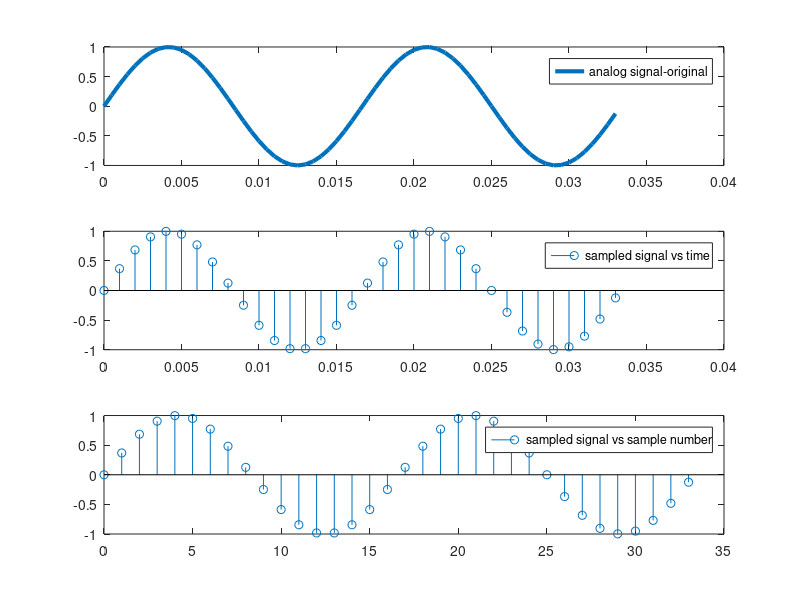
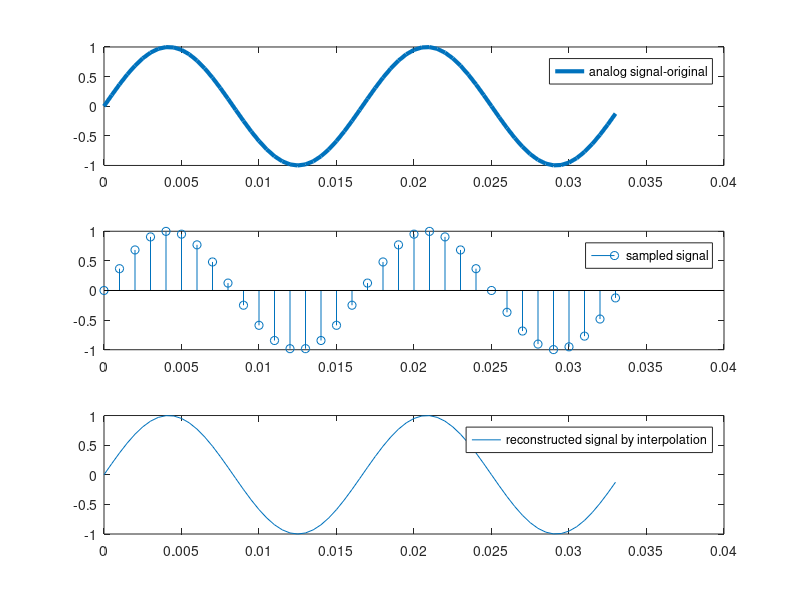

Write MATLAB code to recreate these figures, in order.
clc;
clear all;
close all;


%original signal parameters

F_frequency_analog = 60;
A_amplitude = 1;

ta_analog = 0 : 1/2000 : 2/F_frequency_analog ; 

% original signal

xa_analog = A_amplitude * sin ( 2 * pi * F_frequency_analog * ta_analog );       %%close to continuous approximation

figure(1);
subplot(311);
plot( ta_analog , xa_analog , 'lineWidth' , 3 );
legend('analog signal-original');

%%sampling
% sampling parameters

Fs_sampling_freq = 1000;
Ts_sampling_interval = 1/Fs_sampling_freq;

f_discrete_frequency = F_frequency_analog/ Fs_sampling_freq ; 


ts_sampling_time_sequence = 0 : Ts_sampling_interval : 2/F_frequency_analog ;

ns_sample_number = 0 : length (ts_sampling_time_sequence)-1 ; 


%sampled signal

xs_sampled_ver1 = A_amplitude * sin ( 2 * pi * f_discrete_frequency * ns_sample_number );

subplot(313);
stem ( ns_sample_number , xs_sampled_ver1 );
legend('sampled signal vs sample number');

xs_sampled_ver2 = A_amplitude * sin ( 2 * pi * F_frequency_analog * ts_sampling_time_sequence) ; 

subplot(312)
stem ( ts_sampling_time_sequence, xs_sampled_ver2 );
legend('sampled signal vs time');

%%reconstruction
recovered_signal = interp1(ts_sampling_time_sequence , xs_sampled_ver2 , ta_analog ,'spline') ; 

figure(2);
subplot(311);
plot ( ta_analog , xa_analog , 'lineWidth' , 3 );
legend('analog signal-original');

subplot(312);
stem ( ts_sampling_time_sequence, xs_sampled_ver2 );
legend('sampled signal');

subplot(313);
plot ( ta_analog , recovered_signal ) ; 
legend('reconstructed signal by interpolation');


% %%quantization
% 
% %quantization parameter
% s = xs_sampled_ver2 ; %making a copy
% 
% bit = 3 ;
%   
% %SQNR = zeros(1 , length(bit));
% 
% quant_level_number = 2 ^ bit  ; 
% quant_levels = linspace( min(xs_sampled_ver2)  , max(xs_sampled_ver2) , quant_level_number)  ; 
% 
% delta_quant_level_interval = abs(quant_levels(1) - quant_levels(2));
% 
% x_quant = zeros (1, length(xs_sampled_ver2));
% xbb = zeros (1, length(xs_sampled_ver2));
% 
% 
% %looping
% 
% for i = 1 : length(s)
%     for j = 1 : length(quant_levels)-1
%         
%         if s(i)>= quant_levels(j) && s(i)<= quant_levels(j) + delta_quant_level_interval/2
%             x_quant(i) = quant_levels(j);
%             xbb(i) = j;
%             
%         elseif s(i)<=quant_levels(j+1) && s(i)> quant_levels(j) + delta_quant_level_interval/2
%             x_quant(i) = quant_levels(j+1);
%             xbb(i) = j+1;
%         end
%             
%     end
% end
% 
% 
% xbin= dec2bin(xbb); % Encoded signal
% %disp(xbin');   %binary signal
% disp(xbin);
% 
% 
% %power calculations
% Px= sum(xs_sampled_ver2.^2)/ length(xs_sampled_ver2); % Sampled signal power
% 
% en = xs_sampled_ver2 - x_quant;
% Pn = sum(en.^2)/ length(en); % Noise power
% 
% %SQNR calculation
% SQNR = 10*log10(Px/Pn)
% fprintf('\n');
% SQNR_formula= 1.76 + 6.02*bit




